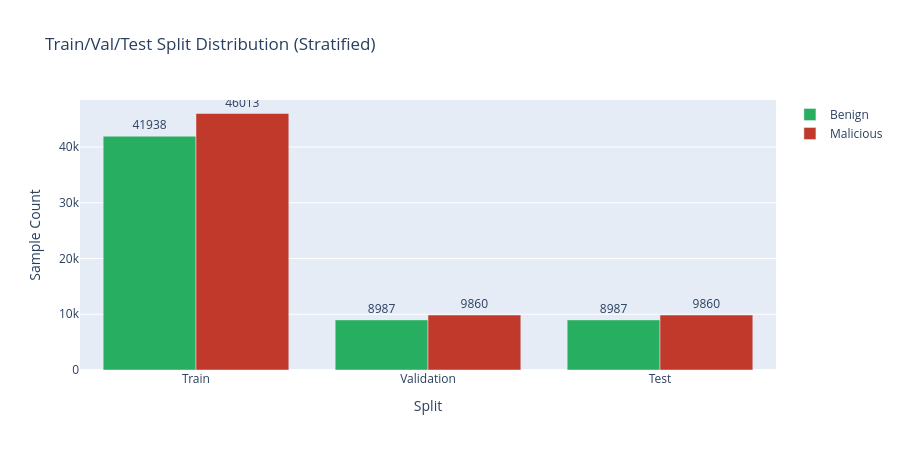

The notebook cell saved with this chart:
### Code cell
# Cell 4: 70/15/15 Stratified Train/Val/Test Split

from sklearn.model_selection import train_test_split

print("=" * 80)
print("70/15/15 TRAIN/VALIDATION/TEST SPLIT")
print("=" * 80)

# Extract labels
y = df_char['label'].values

# Set random seed for reproducibility (deterministic based on data)
RANDOM_SEED = 42

print(f"\nTotal samples: {len(y):,}")
print(f"Random seed: {RANDOM_SEED}")

# First split: 70% train, 30% temp (val+test)
indices = np.arange(len(y))

train_idx, temp_idx, y_train, y_temp = train_test_split(
    indices, y,
    test_size=0.30,
    random_state=RANDOM_SEED,
    stratify=y
)

print(f"\nFirst split (70/30):")
print(f"  Train indices: {len(train_idx):,}")
print(f"  Temp indices: {len(temp_idx):,}")

# Second split: Split temp into 50/50 (15% val, 15% test of original)
val_idx, test_idx, y_val, y_test = train_test_split(
    temp_idx, y_temp,
    test_size=0.50,
    random_state=RANDOM_SEED,
    stratify=y_temp
)

print(f"\nSecond split (15/15):")
print(f"  Validation indices: {len(val_idx):,}")
print(f"  Test indices: {len(test_idx):,}")

# Verify split percentages
total = len(y)
train_pct = len(train_idx) / total * 100
val_pct = len(val_idx) / total * 100
test_pct = len(test_idx) / total * 100

print("\n" + "=" * 80)
print("SPLIT VERIFICATION")
print("=" * 80)
print(f"Train set: {len(train_idx):,} samples ({train_pct:.1f}%)")
print(f"Val set  : {len(val_idx):,} samples ({val_pct:.1f}%)")
print(f"Test set : {len(test_idx):,} samples ({test_pct:.1f}%)")
print(f"Total    : {total:,} samples (100.0%)")

# Verify no overlap
assert len(set(train_idx) & set(val_idx)) == 0, "Train/Val overlap detected"
assert len(set(train_idx) & set(test_idx)) == 0, "Train/Test overlap detected"
assert len(set(val_idx) & set(test_idx)) == 0, "Val/Test overlap detected"
print("\n[PASS] No overlap between splits")

# Check stratification (class balance maintained)
train_labels = y[train_idx]
val_labels = y[val_idx]
test_labels = y[test_idx]

train_balance = np.bincount(train_labels)
val_balance = np.bincount(val_labels)
test_balance = np.bincount(test_labels)

print("\n" + "=" * 80)
print("STRATIFICATION VERIFICATION")
print("=" * 80)
print(f"Train - Benign: {train_balance[0]:,}, Malicious: {train_balance[1]:,} ({train_balance[0]/train_balance[1]*100:.1f}%)")
print(f"Val   - Benign: {val_balance[0]:,}, Malicious: {val_balance[1]:,} ({val_balance[0]/val_balance[1]*100:.1f}%)")
print(f"Test  - Benign: {test_balance[0]:,}, Malicious: {test_balance[1]:,} ({test_balance[0]/test_balance[1]*100:.1f}%)")

# Create split dataframes
df_char_train = df_char.iloc[train_idx].copy().reset_index(drop=True)
df_char_val = df_char.iloc[val_idx].copy().reset_index(drop=True)
df_char_test = df_char.iloc[test_idx].copy().reset_index(drop=True)

df_word_train = df_word.iloc[train_idx].copy().reset_index(drop=True)
df_word_val = df_word.iloc[val_idx].copy().reset_index(drop=True)
df_word_test = df_word.iloc[test_idx].copy().reset_index(drop=True)

print("\n[SUCCESS] Split completed and verified")

# Visualization
split_data = pd.DataFrame({
    'Split': ['Train', 'Validation', 'Test'],
    'Benign': [train_balance[0], val_balance[0], test_balance[0]],
    'Malicious': [train_balance[1], val_balance[1], test_balance[1]]
})

fig = go.Figure()
fig.add_trace(go.Bar(
    name='Benign',
    x=split_data['Split'],
    y=split_data['Benign'],
    text=split_data['Benign'],
    textposition='outside',
    marker_color='#27ae60'
))
fig.add_trace(go.Bar(
    name='Malicious',
    x=split_data['Split'],
    y=split_data['Malicious'],
    text=split_data['Malicious'],
    textposition='outside',
    marker_color='#c0392b'
))

fig.update_layout(
    title='Train/Val/Test Split Distribution (Stratified)',
    xaxis_title='Split',
    yaxis_title='Sample Count',
    barmode='group',
    height=450
)
fig.show()

print("\nCell 4 complete: 70/15/15 split ready")
print("Test set is now LOCKED - will not be touched until final evaluation")

### Figure 1 — Plotly figure (JSON) as saved in the notebook; plotly's stock layout.template omitted (floating-point values rounded to 4 significant figures)
{"data": [{"marker": {"color": "#27ae60"}, "name": "Benign", "text": [41938, 8987, 8987], "textposition": "outside", "type": "bar", "x": ["Train", "Validation", "Test"], "y": [41938, 8987, 8987]}, {"marker": {"color": "#c0392b"}, "name": "Malicious", "text": [46013, 9860, 9860], "textposition": "outside", "type": "bar", "x": ["Train", "Validation", "Test"], "y": [46013, 9860, 9860]}], "layout": {"barmode": "group", "height": 450, "title": {"text": "Train/Val/Test Split Distribution (Stratified)"}, "xaxis": {"title": {"text": "Split"}}, "yaxis": {"title": {"text": "Sample Count"}}}}
